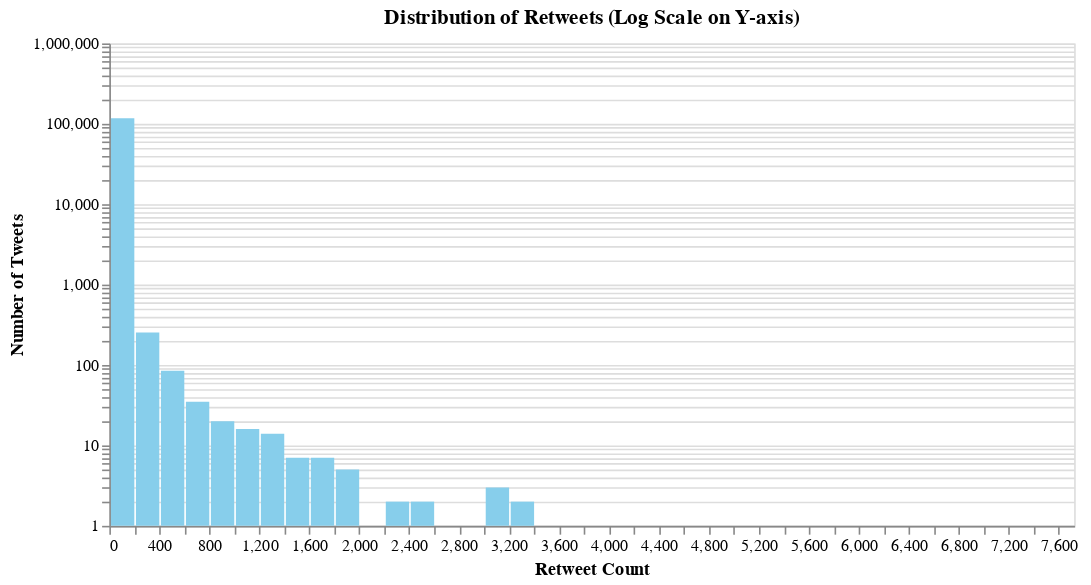

This figure's notebook cell:
### Code cell
# Create histogram for retweets distribution with a log scale on the y-axis
retweet_chart = alt.Chart(df).mark_bar(color='skyblue').encode(
    alt.X('retweets:Q', bin=alt.Bin(maxbins=50), title='Retweet Count', scale=alt.Scale(domain=[0, df['retweets'].max()])),
    alt.Y('count()', title='Number of Tweets', scale=alt.Scale(type='log')),  # Apply log scale to the y-axis
    tooltip=alt.Tooltip('count()', title='Number of Tweets')
).properties(
    title='Distribution of Retweets (Log Scale on Y-axis)',
    width=600,
    height=300
)

retweet_chart

### Figure 1 — Vega specification as saved in the notebook (floating-point values rounded to 4 significant figures)
{"$schema": "https://vega.github.io/schema/vega/v5.json", "data": [{"name": "source_0", "values": [{"__count": 116949, "bin_maxbins_50_retweets": 0.0, "bin_maxbins_50_retweets_end": 200.0}, {"__count": 253, "bin_maxbins_50_retweets": 200.0, "bin_maxbins_50_retweets_end": 400.0}, {"__count": 35, "bin_maxbins_50_retweets": 600.0, "bin_maxbins_50_retweets_end": 800.0}, {"__count": 20, "bin_maxbins_50_retweets": 800.0, "bin_maxbins_50_retweets_end": 1000.0}, {"__count": 85, "bin_maxbins_50_retweets": 400.0, "bin_maxbins_50_retweets_end": 600.0}, {"__count": 7, "bin_maxbins_50_retweets": 1600.0, "bin_maxbins_50_retweets_end": 1800.0}, {"__count": 1, "bin_maxbins_50_retweets": 6000.0, "bin_maxbins_50_retweets_end": 6200.0}, {"__count": 16, "bin_maxbins_50_retweets": 1000.0, "bin_maxbins_50_retweets_end": 1200.0}, {"__count": 2, "bin_maxbins_50_retweets": 2200.0, "bin_maxbins_50_retweets_end": 2400.0}, {"__count": 1, "bin_maxbins_50_retweets": 2600.0, "bin_maxbins_50_retweets_end": 2800.0}, {"__count": 14, "bin_maxbins_50_retweets": 1200.0, "bin_maxbins_50_retweets_end": 1400.0}, {"__count": 3, "bin_maxbins_50_retweets": 3000.0, "bin_maxbins_50_retweets_end": 3200.0}, {"__count": 7, "bin_maxbins_50_retweets": 1400.0, "bin_maxbins_50_retweets_end": 1600.0}, {"__count": 2, "bin_maxbins_50_retweets": 2400.0, "bin_maxbins_50_retweets_end": 2600.0}, {"__count": 5, "bin_maxbins_50_retweets": 1800.0, "bin_maxbins_50_retweets_end": 2000.0}, {"__count": 2, "bin_maxbins_50_retweets": 3200.0, "bin_maxbins_50_retweets_end": 3400.0}, {"__count": 1, "bin_maxbins_50_retweets": 3600.0, "bin_maxbins_50_retweets_end": 3800.0}, {"__count": 1, "bin_maxbins_50_retweets": 4600.0, "bin_maxbins_50_retweets_end": 4800.0}, {"__count": 1, "bin_maxbins_50_retweets": 7600.0, "bin_maxbins_50_retweets_end": 7800.0}]}], "signals": [{"name": "bin_maxbins_50_retweets_bins", "value": {"fields": ["retweets"], "fname": "bin_retweets", "start": 0.0, "step": 200.0, "stop": 7800.0}}], "marks": [{"type": "rect", "name": "marks", "from": {"data": "source_0"}, "encode": {"update": {"x": {"field": "bin_maxbins_50_retweets_end", "scale": "x", "offset": {"signal": "0.5 + (abs(scale(\"x\", datum[\"bin_maxbins_50_retweets_end\"]) - scale(\"x\", datum[\"bin_maxbins_50_retweets\"])) < 0.25 ? 0.5 * (0.25 - (abs(scale(\"x\", datum[\"bin_maxbins_50_retweets_end\"]) - scale(\"x\", datum[\"bin_maxbins_50_retweets\"])))) : -0.5)"}}, "x2": {"field": "bin_maxbins_50_retweets", "scale": "x", "offset": {"signal": "0.5 + (abs(scale(\"x\", datum[\"bin_maxbins_50_retweets_end\"]) - scale(\"x\", datum[\"bin_maxbins_50_retweets\"])) < 0.25 ? -0.5 * (0.25 - (abs(scale(\"x\", datum[\"bin_maxbins_50_retweets_end\"]) - scale(\"x\", datum[\"bin_maxbins_50_retweets\"])))) : 0.5)"}}, "tooltip": {"signal": "format(datum[\"__count\"], \"\")"}, "fill": {"value": "skyblue"}, "y": {"field": "__count", "scale": "y"}, "y2": {"signal": "scale('y', domain('y')[0])"}}}, "style": ["bar"]}], "scales": [{"name": "x", "type": "linear", "domain": [0, 7723], "range": [0, {"signal": "width"}], "bins": {"signal": "bin_maxbins_50_retweets_bins"}, "zero": true}, {"name": "y", "type": "log", "domain": {"data": "source_0", "field": "__count"}, "range": [{"signal": "height"}, 0], "nice": true}], "axes": [{"scale": "y", "labels": false, "domain": false, "grid": true, "maxExtent": 0, "aria": false, "ticks": false, "orient": "left", "gridScale": "x", "zindex": 0, "minExtent": 0}, {"scale": "x", "title": "Retweet Count", "labelFlush": true, "tickCount": {"signal": "ceil(width/10)"}, "orient": "bottom", "labelOverlap": true, "zindex": 0, "grid": false}, {"scale": "y", "labelOverlap": "greedy", "orient": "left", "zindex": 0, "grid": false, "title": "Number of Tweets"}], "title": {"text": "Distribution of Retweets (Log Scale on Y-axis)", "frame": "group"}, "style": "cell", "width": 600, "background": "white", "height": 300, "padding": 5}
